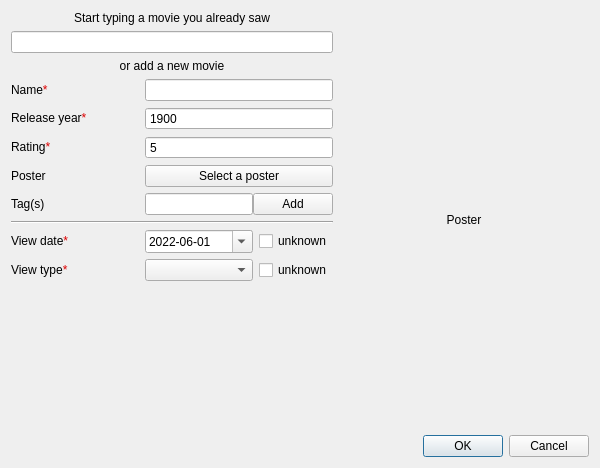
<?xml version="1.0" encoding="UTF-8"?>
<ui version="4.0">
 <class>AddViewDialog</class>
 <widget class="QDialog" name="AddViewDialog">
  <property name="geometry">
   <rect>
    <x>0</x>
    <y>0</y>
    <width>600</width>
    <height>468</height>
   </rect>
  </property>
  <property name="sizePolicy">
   <sizepolicy hsizetype="Preferred" vsizetype="Preferred">
    <horstretch>0</horstretch>
    <verstretch>0</verstretch>
   </sizepolicy>
  </property>
  <property name="windowTitle">
   <string>Add a view</string>
  </property>
  <property name="autoFillBackground">
   <bool>false</bool>
  </property>
  <property name="sizeGripEnabled">
   <bool>false</bool>
  </property>
  <property name="modal">
   <bool>true</bool>
  </property>
  <layout class="QGridLayout" name="gridLayout" columnstretch="6,0">
   <property name="sizeConstraint">
    <enum>QLayout::SetDefaultConstraint</enum>
   </property>
   <item row="1" column="0" colspan="2">
    <widget class="QDialogButtonBox" name="ButtonBox">
     <property name="orientation">
      <enum>Qt::Horizontal</enum>
     </property>
     <property name="standardButtons">
      <set>QDialogButtonBox::Cancel|QDialogButtonBox::Ok</set>
     </property>
     <property name="centerButtons">
      <bool>false</bool>
     </property>
    </widget>
   </item>
   <item row="0" column="1">
    <widget class="QLabel" name="PosterLabel">
     <property name="minimumSize">
      <size>
       <width>250</width>
       <height>350</height>
      </size>
     </property>
     <property name="text">
      <string>Poster</string>
     </property>
     <property name="alignment">
      <set>Qt::AlignCenter</set>
     </property>
    </widget>
   </item>
   <item row="0" column="0">
    <layout class="QGridLayout" name="FormLayout" columnstretch="50,0">
     <item row="0" column="0" colspan="2">
      <widget class="QLabel" name="SelectMovieLabel">
       <property name="layoutDirection">
        <enum>Qt::LeftToRight</enum>
       </property>
       <property name="text">
        <string>Start typing a movie you already saw</string>
       </property>
       <property name="alignment">
        <set>Qt::AlignCenter</set>
       </property>
      </widget>
     </item>
     <item row="12" column="0" colspan="2">
      <spacer name="verticalSpacer">
       <property name="orientation">
        <enum>Qt::Vertical</enum>
       </property>
       <property name="sizeHint" stdset="0">
        <size>
         <width>20</width>
         <height>40</height>
        </size>
       </property>
      </spacer>
     </item>
     <item row="3" column="0">
      <widget class="QLabel" name="MovieNameLabel">
       <property name="text">
        <string>&lt;html&gt;&lt;head/&gt;&lt;body&gt;&lt;p&gt;Name&lt;span style=&quot; color:#dd0000;&quot;&gt;*&lt;/span&gt;&lt;/p&gt;&lt;/body&gt;&lt;/html&gt;</string>
       </property>
      </widget>
     </item>
     <item row="2" column="0" colspan="2">
      <widget class="QLabel" name="NewMovieLabel">
       <property name="text">
        <string>or add a new movie</string>
       </property>
       <property name="alignment">
        <set>Qt::AlignCenter</set>
       </property>
      </widget>
     </item>
     <item row="4" column="0">
      <widget class="QLabel" name="MovieReleaseYearLabel">
       <property name="text">
        <string>&lt;html&gt;&lt;head/&gt;&lt;body&gt;&lt;p&gt;Release year&lt;span style=&quot; color:#dd0000;&quot;&gt;*&lt;/span&gt;&lt;/p&gt;&lt;/body&gt;&lt;/html&gt;</string>
       </property>
      </widget>
     </item>
     <item row="8" column="0">
      <widget class="QLabel" name="TagsLabel">
       <property name="text">
        <string>Tag(s)</string>
       </property>
      </widget>
     </item>
     <item row="1" column="0" colspan="2">
      <widget class="QLineEdit" name="ExistingMoviesLineEdit"/>
     </item>
     <item row="11" column="1">
      <layout class="QHBoxLayout" name="ViewTypeInputLayout" stretch="100,0">
       <item>
        <widget class="QComboBox" name="ViewTypeComboBox">
         <property name="maxVisibleItems">
          <number>12</number>
         </property>
         <property name="frame">
          <bool>true</bool>
         </property>
        </widget>
       </item>
       <item>
        <widget class="QCheckBox" name="UnknownViewTypeCheckbox">
         <property name="sizePolicy">
          <sizepolicy hsizetype="Minimum" vsizetype="Fixed">
           <horstretch>0</horstretch>
           <verstretch>0</verstretch>
          </sizepolicy>
         </property>
         <property name="text">
          <string>unknown</string>
         </property>
        </widget>
       </item>
      </layout>
     </item>
     <item row="10" column="0">
      <widget class="QLabel" name="MovieViewDateLabel">
       <property name="text">
        <string>&lt;html&gt;&lt;head/&gt;&lt;body&gt;&lt;p&gt;View date&lt;span style=&quot; color:#dd0000;&quot;&gt;*&lt;/span&gt;&lt;/p&gt;&lt;/body&gt;&lt;/html&gt;</string>
       </property>
      </widget>
     </item>
     <item row="4" column="1">
      <widget class="QSpinBox" name="MovieReleaseYearInput">
       <property name="buttonSymbols">
        <enum>QAbstractSpinBox::NoButtons</enum>
       </property>
       <property name="minimum">
        <number>1870</number>
       </property>
       <property name="maximum">
        <number>2000</number>
       </property>
       <property name="value">
        <number>1900</number>
       </property>
      </widget>
     </item>
     <item row="7" column="0">
      <layout class="QVBoxLayout" name="CustomColumnsLabelLayout"/>
     </item>
     <item row="6" column="1">
      <widget class="QPushButton" name="PosterButton">
       <property name="text">
        <string>Select a poster</string>
       </property>
      </widget>
     </item>
     <item row="8" column="1">
      <layout class="QHBoxLayout" name="TagsInputLayout" stretch="100,0">
       <property name="spacing">
        <number>0</number>
       </property>
       <item>
        <widget class="QLineEdit" name="TagsInput"/>
       </item>
       <item>
        <widget class="QPushButton" name="TagsAddButton">
         <property name="sizePolicy">
          <sizepolicy hsizetype="Minimum" vsizetype="Fixed">
           <horstretch>0</horstretch>
           <verstretch>0</verstretch>
          </sizepolicy>
         </property>
         <property name="text">
          <string>Add</string>
         </property>
        </widget>
       </item>
      </layout>
     </item>
     <item row="5" column="1">
      <widget class="QSpinBox" name="MovieRatingInput">
       <property name="buttonSymbols">
        <enum>QAbstractSpinBox::NoButtons</enum>
       </property>
       <property name="maximum">
        <number>10</number>
       </property>
       <property name="value">
        <number>5</number>
       </property>
      </widget>
     </item>
     <item row="5" column="0">
      <widget class="QLabel" name="MovieRatingLabel">
       <property name="text">
        <string>&lt;html&gt;&lt;head/&gt;&lt;body&gt;&lt;p&gt;Rating&lt;span style=&quot; color:#dd0000;&quot;&gt;*&lt;/span&gt;&lt;/p&gt;&lt;/body&gt;&lt;/html&gt;</string>
       </property>
      </widget>
     </item>
     <item row="6" column="0">
      <widget class="QLabel" name="PosterTextLabel">
       <property name="sizePolicy">
        <sizepolicy hsizetype="Expanding" vsizetype="Preferred">
         <horstretch>0</horstretch>
         <verstretch>0</verstretch>
        </sizepolicy>
       </property>
       <property name="text">
        <string>Poster</string>
       </property>
       <property name="alignment">
        <set>Qt::AlignLeading|Qt::AlignLeft|Qt::AlignVCenter</set>
       </property>
      </widget>
     </item>
     <item row="7" column="1">
      <layout class="QVBoxLayout" name="CustomColumnsInputLayout"/>
     </item>
     <item row="9" column="0" colspan="2">
      <widget class="Line" name="line">
       <property name="orientation">
        <enum>Qt::Horizontal</enum>
       </property>
      </widget>
     </item>
     <item row="11" column="0">
      <widget class="QLabel" name="MovieViewTypeLabel">
       <property name="text">
        <string>&lt;html&gt;&lt;head/&gt;&lt;body&gt;&lt;p&gt;View type&lt;span style=&quot; color:#dd0000;&quot;&gt;*&lt;/span&gt;&lt;/p&gt;&lt;/body&gt;&lt;/html&gt;</string>
       </property>
      </widget>
     </item>
     <item row="3" column="1">
      <widget class="QLineEdit" name="MovieNameInput"/>
     </item>
     <item row="10" column="1">
      <layout class="QHBoxLayout" name="ViewDateInputLayout" stretch="100,0">
       <item>
        <widget class="QDateEdit" name="MovieViewDateInput">
         <property name="sizePolicy">
          <sizepolicy hsizetype="Minimum" vsizetype="Fixed">
           <horstretch>0</horstretch>
           <verstretch>0</verstretch>
          </sizepolicy>
         </property>
         <property name="showGroupSeparator" stdset="0">
          <bool>false</bool>
         </property>
         <property name="dateTime">
          <datetime>
           <hour>0</hour>
           <minute>0</minute>
           <second>0</second>
           <year>2022</year>
           <month>6</month>
           <day>1</day>
          </datetime>
         </property>
         <property name="maximumDateTime">
          <datetime>
           <hour>23</hour>
           <minute>59</minute>
           <second>59</second>
           <year>9999</year>
           <month>12</month>
           <day>31</day>
          </datetime>
         </property>
         <property name="minimumDateTime">
          <datetime>
           <hour>0</hour>
           <minute>0</minute>
           <second>0</second>
           <year>1899</year>
           <month>11</month>
           <day>25</day>
          </datetime>
         </property>
         <property name="displayFormat">
          <string>yyyy-MM-dd</string>
         </property>
         <property name="calendarPopup">
          <bool>true</bool>
         </property>
        </widget>
       </item>
       <item>
        <widget class="QCheckBox" name="UnknownViewDateCheckbox">
         <property name="text">
          <string>unknown</string>
         </property>
         <property name="checked">
          <bool>false</bool>
         </property>
        </widget>
       </item>
      </layout>
     </item>
    </layout>
   </item>
  </layout>
 </widget>
 <tabstops>
  <tabstop>ExistingMoviesLineEdit</tabstop>
  <tabstop>MovieNameInput</tabstop>
  <tabstop>MovieReleaseYearInput</tabstop>
  <tabstop>MovieRatingInput</tabstop>
  <tabstop>PosterButton</tabstop>
  <tabstop>TagsInput</tabstop>
  <tabstop>TagsAddButton</tabstop>
  <tabstop>MovieViewDateInput</tabstop>
  <tabstop>UnknownViewDateCheckbox</tabstop>
  <tabstop>ViewTypeComboBox</tabstop>
  <tabstop>UnknownViewTypeCheckbox</tabstop>
 </tabstops>
 <resources/>
 <connections>
  <connection>
   <sender>ButtonBox</sender>
   <signal>accepted()</signal>
   <receiver>AddViewDialog</receiver>
   <slot>accept()</slot>
   <hints>
    <hint type="sourcelabel">
     <x>257</x>
     <y>408</y>
    </hint>
    <hint type="destinationlabel">
     <x>157</x>
     <y>274</y>
    </hint>
   </hints>
  </connection>
  <connection>
   <sender>ButtonBox</sender>
   <signal>rejected()</signal>
   <receiver>AddViewDialog</receiver>
   <slot>reject()</slot>
   <hints>
    <hint type="sourcelabel">
     <x>325</x>
     <y>408</y>
    </hint>
    <hint type="destinationlabel">
     <x>286</x>
     <y>274</y>
    </hint>
   </hints>
  </connection>
 </connections>
</ui>
